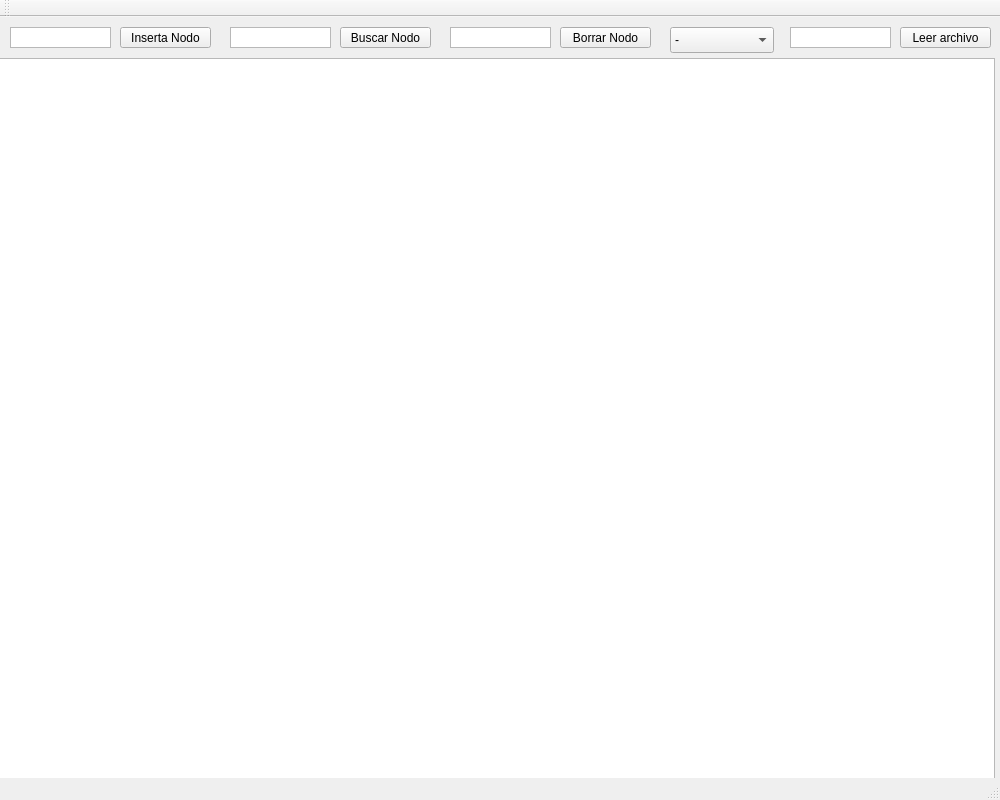
<?xml version="1.0" encoding="UTF-8"?>
<ui version="4.0">
 <class>MainWindow</class>
 <widget class="QMainWindow" name="MainWindow">
  <property name="geometry">
   <rect>
    <x>0</x>
    <y>0</y>
    <width>1000</width>
    <height>800</height>
   </rect>
  </property>
  <property name="windowTitle">
   <string>MainWindow</string>
  </property>
  <widget class="QWidget" name="centralWidget">
   <property name="sizePolicy">
    <sizepolicy hsizetype="Preferred" vsizetype="Preferred">
     <horstretch>0</horstretch>
     <verstretch>0</verstretch>
    </sizepolicy>
   </property>
   <widget class="QPushButton" name="pushButton">
    <property name="geometry">
     <rect>
      <x>120</x>
      <y>10</y>
      <width>91</width>
      <height>21</height>
     </rect>
    </property>
    <property name="text">
     <string>Inserta Nodo</string>
    </property>
   </widget>
   <widget class="QGraphicsView" name="graphicsView">
    <property name="geometry">
     <rect>
      <x>-5</x>
      <y>41</y>
      <width>1000</width>
      <height>800</height>
     </rect>
    </property>
    <property name="sizePolicy">
     <sizepolicy hsizetype="Expanding" vsizetype="Expanding">
      <horstretch>0</horstretch>
      <verstretch>0</verstretch>
     </sizepolicy>
    </property>
   </widget>
   <widget class="QTextEdit" name="insNum">
    <property name="geometry">
     <rect>
      <x>10</x>
      <y>10</y>
      <width>101</width>
      <height>21</height>
     </rect>
    </property>
    <property name="inputMethodHints">
     <set>Qt::ImhMultiLine</set>
    </property>
    <property name="verticalScrollBarPolicy">
     <enum>Qt::ScrollBarAlwaysOff</enum>
    </property>
    <property name="horizontalScrollBarPolicy">
     <enum>Qt::ScrollBarAsNeeded</enum>
    </property>
    <property name="html">
     <string>&lt;!DOCTYPE HTML PUBLIC &quot;-//W3C//DTD HTML 4.0//EN&quot; &quot;http://www.w3.org/TR/REC-html40/strict.dtd&quot;&gt;
&lt;html&gt;&lt;head&gt;&lt;meta name=&quot;qrichtext&quot; content=&quot;1&quot; /&gt;&lt;style type=&quot;text/css&quot;&gt;
p, li { white-space: pre-wrap; }
&lt;/style&gt;&lt;/head&gt;&lt;body style=&quot; font-family:'.SF NS Text'; font-size:13pt; font-weight:400; font-style:normal;&quot;&gt;
&lt;p style=&quot;-qt-paragraph-type:empty; margin-top:0px; margin-bottom:0px; margin-left:0px; margin-right:0px; -qt-block-indent:0; text-indent:0px;&quot;&gt;&lt;br /&gt;&lt;/p&gt;&lt;/body&gt;&lt;/html&gt;</string>
    </property>
   </widget>
   <widget class="QTextEdit" name="buscNum">
    <property name="geometry">
     <rect>
      <x>230</x>
      <y>10</y>
      <width>101</width>
      <height>21</height>
     </rect>
    </property>
    <property name="inputMethodHints">
     <set>Qt::ImhMultiLine</set>
    </property>
    <property name="verticalScrollBarPolicy">
     <enum>Qt::ScrollBarAlwaysOff</enum>
    </property>
    <property name="horizontalScrollBarPolicy">
     <enum>Qt::ScrollBarAsNeeded</enum>
    </property>
    <property name="html">
     <string>&lt;!DOCTYPE HTML PUBLIC &quot;-//W3C//DTD HTML 4.0//EN&quot; &quot;http://www.w3.org/TR/REC-html40/strict.dtd&quot;&gt;
&lt;html&gt;&lt;head&gt;&lt;meta name=&quot;qrichtext&quot; content=&quot;1&quot; /&gt;&lt;style type=&quot;text/css&quot;&gt;
p, li { white-space: pre-wrap; }
&lt;/style&gt;&lt;/head&gt;&lt;body style=&quot; font-family:'.SF NS Text'; font-size:13pt; font-weight:400; font-style:normal;&quot;&gt;
&lt;p style=&quot;-qt-paragraph-type:empty; margin-top:0px; margin-bottom:0px; margin-left:0px; margin-right:0px; -qt-block-indent:0; text-indent:0px;&quot;&gt;&lt;br /&gt;&lt;/p&gt;&lt;/body&gt;&lt;/html&gt;</string>
    </property>
   </widget>
   <widget class="QPushButton" name="buscar">
    <property name="geometry">
     <rect>
      <x>340</x>
      <y>10</y>
      <width>91</width>
      <height>21</height>
     </rect>
    </property>
    <property name="text">
     <string>Buscar Nodo</string>
    </property>
   </widget>
   <widget class="QTextEdit" name="borrarNum">
    <property name="geometry">
     <rect>
      <x>450</x>
      <y>10</y>
      <width>101</width>
      <height>21</height>
     </rect>
    </property>
    <property name="inputMethodHints">
     <set>Qt::ImhMultiLine</set>
    </property>
    <property name="verticalScrollBarPolicy">
     <enum>Qt::ScrollBarAlwaysOff</enum>
    </property>
    <property name="horizontalScrollBarPolicy">
     <enum>Qt::ScrollBarAlwaysOff</enum>
    </property>
    <property name="html">
     <string>&lt;!DOCTYPE HTML PUBLIC &quot;-//W3C//DTD HTML 4.0//EN&quot; &quot;http://www.w3.org/TR/REC-html40/strict.dtd&quot;&gt;
&lt;html&gt;&lt;head&gt;&lt;meta name=&quot;qrichtext&quot; content=&quot;1&quot; /&gt;&lt;style type=&quot;text/css&quot;&gt;
p, li { white-space: pre-wrap; }
&lt;/style&gt;&lt;/head&gt;&lt;body style=&quot; font-family:'.SF NS Text'; font-size:13pt; font-weight:400; font-style:normal;&quot;&gt;
&lt;p style=&quot;-qt-paragraph-type:empty; margin-top:0px; margin-bottom:0px; margin-left:0px; margin-right:0px; -qt-block-indent:0; text-indent:0px;&quot;&gt;&lt;br /&gt;&lt;/p&gt;&lt;/body&gt;&lt;/html&gt;</string>
    </property>
   </widget>
   <widget class="QPushButton" name="borrar">
    <property name="geometry">
     <rect>
      <x>560</x>
      <y>10</y>
      <width>91</width>
      <height>21</height>
     </rect>
    </property>
    <property name="text">
     <string>Borrar Nodo</string>
    </property>
   </widget>
   <widget class="QComboBox" name="comboBox">
    <property name="geometry">
     <rect>
      <x>670</x>
      <y>10</y>
      <width>104</width>
      <height>26</height>
     </rect>
    </property>
    <item>
     <property name="text">
      <string>-</string>
     </property>
    </item>
    <item>
     <property name="text">
      <string>Avl</string>
     </property>
    </item>
    <item>
     <property name="text">
      <string>Rojinegro</string>
     </property>
    </item>
    <item>
     <property name="text">
      <string>2/3</string>
     </property>
    </item>
   </widget>
   <widget class="QPushButton" name="botonLeer">
    <property name="geometry">
     <rect>
      <x>900</x>
      <y>10</y>
      <width>91</width>
      <height>21</height>
     </rect>
    </property>
    <property name="text">
     <string>Leer archivo</string>
    </property>
   </widget>
   <widget class="QTextEdit" name="boxArchivo">
    <property name="geometry">
     <rect>
      <x>790</x>
      <y>10</y>
      <width>101</width>
      <height>21</height>
     </rect>
    </property>
    <property name="inputMethodHints">
     <set>Qt::ImhMultiLine</set>
    </property>
    <property name="verticalScrollBarPolicy">
     <enum>Qt::ScrollBarAlwaysOff</enum>
    </property>
    <property name="horizontalScrollBarPolicy">
     <enum>Qt::ScrollBarAlwaysOff</enum>
    </property>
    <property name="html">
     <string>&lt;!DOCTYPE HTML PUBLIC &quot;-//W3C//DTD HTML 4.0//EN&quot; &quot;http://www.w3.org/TR/REC-html40/strict.dtd&quot;&gt;
&lt;html&gt;&lt;head&gt;&lt;meta name=&quot;qrichtext&quot; content=&quot;1&quot; /&gt;&lt;style type=&quot;text/css&quot;&gt;
p, li { white-space: pre-wrap; }
&lt;/style&gt;&lt;/head&gt;&lt;body style=&quot; font-family:'.SF NS Text'; font-size:13pt; font-weight:400; font-style:normal;&quot;&gt;
&lt;p style=&quot;-qt-paragraph-type:empty; margin-top:0px; margin-bottom:0px; margin-left:0px; margin-right:0px; -qt-block-indent:0; text-indent:0px;&quot;&gt;&lt;br /&gt;&lt;/p&gt;&lt;/body&gt;&lt;/html&gt;</string>
    </property>
   </widget>
  </widget>
  <widget class="QMenuBar" name="menuBar">
   <property name="geometry">
    <rect>
     <x>0</x>
     <y>0</y>
     <width>1000</width>
     <height>22</height>
    </rect>
   </property>
  </widget>
  <widget class="QToolBar" name="mainToolBar">
   <attribute name="toolBarArea">
    <enum>TopToolBarArea</enum>
   </attribute>
   <attribute name="toolBarBreak">
    <bool>false</bool>
   </attribute>
  </widget>
  <widget class="QStatusBar" name="statusBar"/>
 </widget>
 <layoutdefault spacing="6" margin="11"/>
 <resources/>
 <connections/>
</ui>
